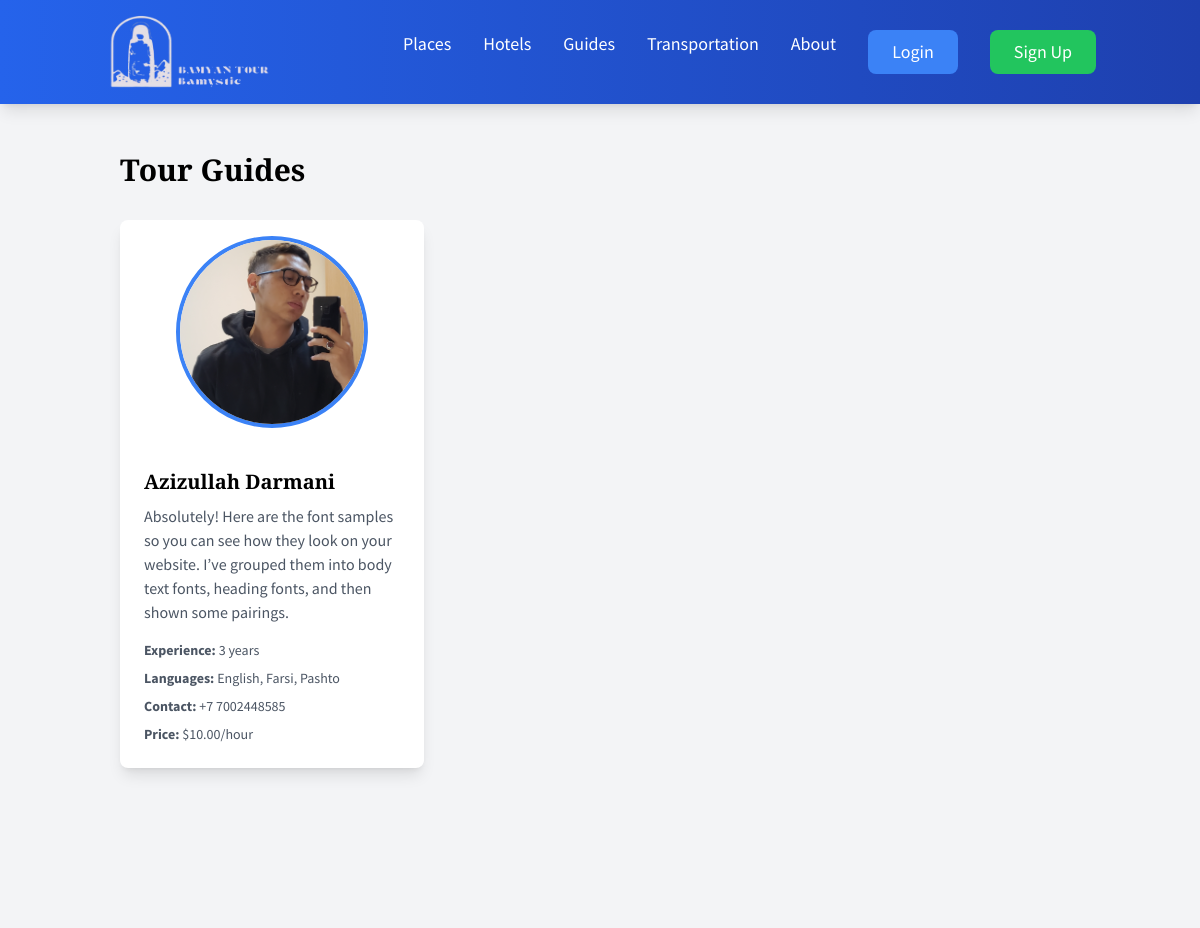
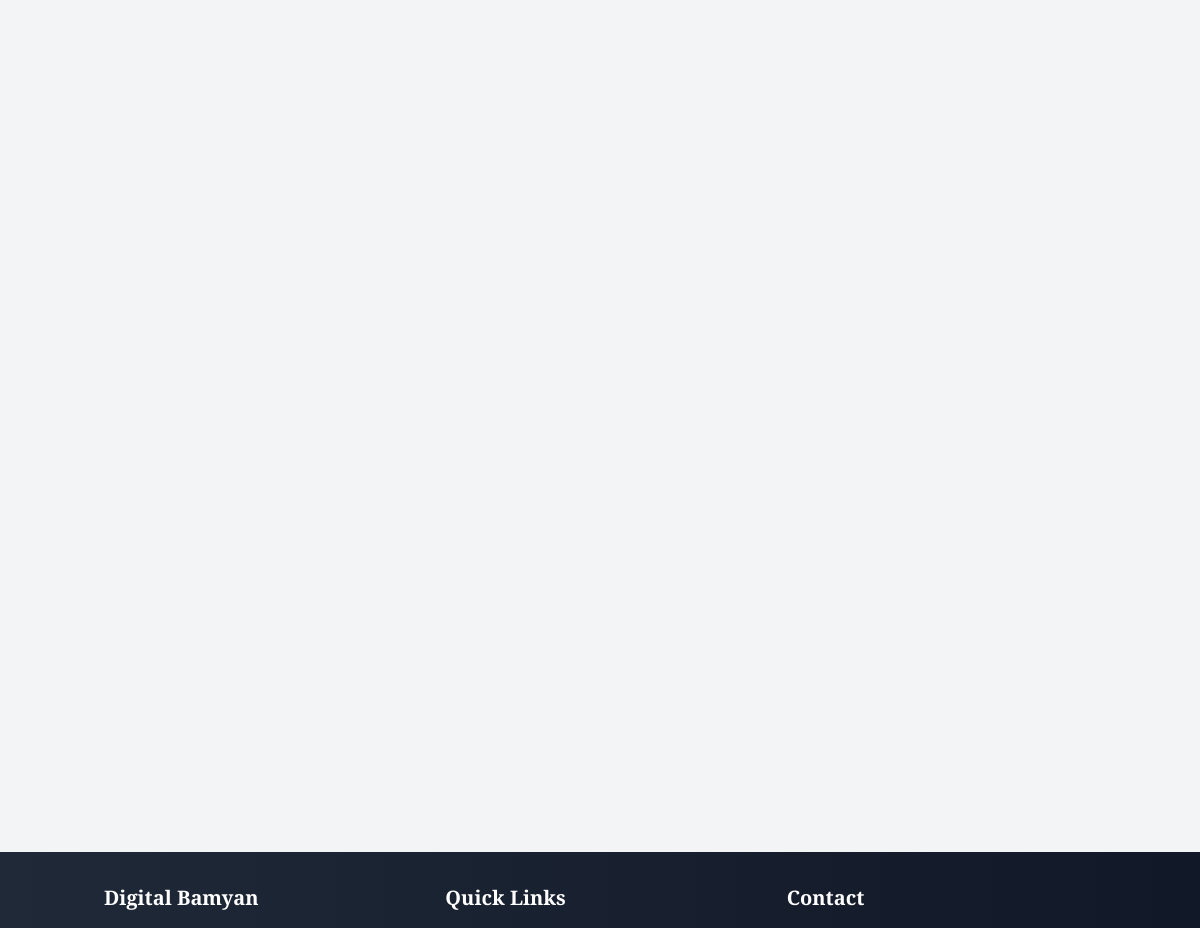
/guides/, run on the app's committed database (2 pictures, top to bottom).
### guides/models.py (models this page shows, shortened)
class Guide(models.Model):
    LANGUAGE_CHOICES = [
        ('EN', 'English'),
        ('FA', 'Farsi'),
        ('PS', 'Pashto'),
        ('AR', 'Arabic'),
        ('UR', 'Urdu'),
    ]
    full_name = models.CharField(max_length=200)
    photo = models.ImageField(
        upload_to='guides/guide_photos/',
        default='guides/guide_photos/default.jpg'  # default image for existing records
    )
    description = models.TextField()
    experience_years = models.PositiveIntegerField()
    languages = models.JSONField(default=list)
    contact_number = models.CharField(max_length=20)
    hourly_rate = models.DecimalField(max_digits=10, decimal_places=2, validators=[MinValueValidator(0)])
    created_at = models.DateTimeField(auto_now_add=True)

### main/views.py (the view)
# urls.py: path('guides/', views.guides_list, name='guides'),
def guides_list(request):
    guides = Guide.objects.all()
    return render(request, 'guides/guide_list.html', {'guides': guides})

### guides/templates/guides/guide_list.html (shortened to what this page needs)
{% extends 'main/base.html' %}
{% block content %}
<div class="container mx-auto px-4 py-8">
    <div class="flex justify-between items-center mb-8">
        <h1 class="text-3xl font-bold">Tour Guides</h1>
    </div>
    <div class="grid grid-cols-1 md:grid-cols-2 lg:grid-cols-3 gap-6">
        {% for guide in guides %}
            <div class="bg-white rounded-lg shadow-lg overflow-hidden">
                <div class="flex justify-center py-4">
                    {% if guide.photo %}
                        <img src="{{ guide.photo.url }}" alt="{{ guide.full_name }}" class="w-48 h-48 object-cover rounded-full border-4 border-blue-500">
                    {% else %}
                        <div class="w-48 h-48 bg-gray-200 rounded-full flex items-center justify-center border-4 border-blue-500">
                            <span class="text-gray-500">No photo</span>
                        </div>
                    {% endif %}
                </div>
                <div class="p-6">
                    <h2 class="text-xl font-semibold mb-2">{{ guide.full_name }}</h2>
                    <p class="text-gray-600 mb-4">{{ guide.description }}</p>
                    <div class="space-y-2 text-sm text-gray-600">
                        <p><strong>Experience:</strong> {{ guide.experience_years }} years</p>
                        <p><strong>Languages:</strong>
                            {% for lang in guide.languages %}
                                {% for code, name in guide.LANGUAGE_CHOICES %}
                                    {% if code == lang %}{{ name }}{% if not forloop.parentloop.last %}, {% endif %}{% endif %}
                                {% endfor %}
                            {% endfor %}
                        </p>
                        <p><strong>Contact:</strong> {{ guide.contact_number }}</p>
                        <p><strong>Price:</strong> ${{ guide.hourly_rate }}/hour</p>
                    </div>
                </div>
            </div>
            {% empty %}
            <div class="col-span-3 text-center py-8 text-gray-500">
                No tour guides available yet.
            </div>
            {% endfor %}
    </div>
</div>
{% endblock %}

### main/templates/main/base.html (style rules this page uses)
h1, h2, h3, h4, h5, h6 { font-family: 'Playfair Display', serif; }
body { font-family: 'Source Sans Pro', sans-serif; }

### data on the page
Guide: photo (picture), full_name "Azizullah Darmani", description "Absolutely! Here are the font samples so you can see how they look on your website. I’ve grouped them into body text fonts, heading fonts, and then shown some pairings.", experience_years "3", LANGUAGE_CHOICES "English" "Farsi" "Pashto", contact_number "+7 7002448585", hourly_rate "10.00"
